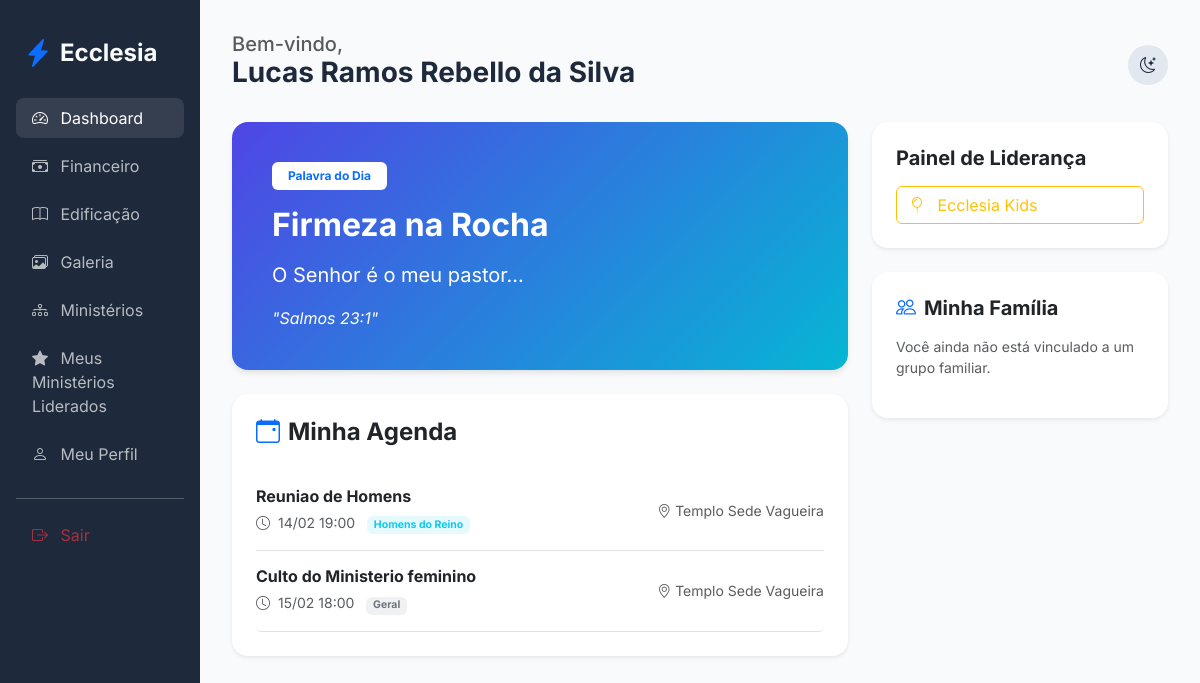
Screenshot of /members/dashboard (signed in) with the database file from the repository.
### app/core/models.py (models this page shows, shortened)
class User(db.Model, UserMixin):
    id = db.Column(db.Integer, primary_key=True)
    name = db.Column(db.String(100), nullable=False)
    email = db.Column(db.String(120), unique=True, nullable=False)
    password_hash = db.Column(db.String(128))
    birth_date = db.Column(db.Date)
    gender = db.Column(db.String(20))
    documents = db.Column(db.String(200)) # Flexível para diferentes países
    address = db.Column(db.Text)
    phone = db.Column(db.String(50))
    status = db.Column(db.String(20), default='pending') # pending, active, rejected
    is_ministry_leader = db.Column(db.Boolean, default=False)
    church_id = db.Column(db.Integer, db.ForeignKey('church.id'))
    family_id = db.Column(db.Integer, db.ForeignKey('family.id'), nullable=True)
    church_role_id = db.Column(db.Integer, db.ForeignKey('church_role.id'), nullable=True)
    ministries = db.relationship('Ministry', secondary=member_ministries, backref=db.backref('members', lazy='dynamic'))
    can_manage_ministries = db.Column(db.Boolean, default=False)
    can_manage_media = db.Column(db.Boolean, default=False)
    can_publish_devotionals = db.Column(db.Boolean, default=False)
    can_approve_members = db.Column(db.Boolean, default=False)
    can_manage_finance = db.Column(db.Boolean, default=False)
    can_manage_kids = db.Column(db.Boolean, default=False)
    can_manage_events = db.Column(db.Boolean, default=False)  # para eventos gerais

class Devotional(db.Model):
    id = db.Column(db.Integer, primary_key=True)
    title = db.Column(db.String(200))
    content = db.Column(db.Text, nullable=False)
    verse = db.Column(db.String(200))
    date = db.Column(db.Date, default=datetime.utcnow().date)

class Event(db.Model):
    id = db.Column(db.Integer, primary_key=True)
    title = db.Column(db.String(100), nullable=False)
    description = db.Column(db.Text)
    start_time = db.Column(db.DateTime, nullable=False)
    location = db.Column(db.String(200))
    ministry_id = db.Column(db.Integer, db.ForeignKey('ministry.id'), nullable=True) # Se nulo, é evento geral da igreja
    church_id = db.Column(db.Integer, db.ForeignKey('church.id'))
    recurrence = db.Column(db.String(20), default='none')  # 'none', 'weekly', 'monthly', 'quarterly'

class Ministry(db.Model):
    id = db.Column(db.Integer, primary_key=True)
    name = db.Column(db.String(100), nullable=False)
    description = db.Column(db.Text)
    church_id = db.Column(db.Integer, db.ForeignKey('church.id'))
    leader_id = db.Column(db.Integer, db.ForeignKey('user.id'), nullable=True)
    events = db.relationship('Event', backref='ministry', lazy=True)
    leader = db.relationship('User', foreign_keys=[leader_id])

### app/modules/members/routes.py (the view)
@members_bp.route('/dashboard')
@login_required
def dashboard():
    latest_devotional = Devotional.query.order_by(Devotional.date.desc()).first()
    recent_studies = Study.query.order_by(Study.created_at.desc()).limit(3).all()
    ministry_ids = [m.id for m in current_user.ministries]
    personal_agenda = Event.query.filter(
        (Event.church_id == current_user.church_id) &
        ((Event.ministry_id == None) | (Event.ministry_id.in_(ministry_ids)))
    ).order_by(Event.start_time.asc()).all()
    pending_members = []
    if can_manage_members():
        pending_members = User.query.filter_by(
            church_id=current_user.church_id, status='pending'
        ).all()
    return render_template(
        'members/dashboard.html',
        devotional=latest_devotional,
        studies=recent_studies,
        agenda=personal_agenda,
        pending_members=pending_members,
        datetime=datetime
    )

### app/modules/members/routes.py (called while the page is built)
def can_manage_members():
    return current_user.can_approve_members or (
        current_user.church_role and current_user.church_role.name in ['Administrador Global', 'Pastor Líder']
    )

### app/templates/members/dashboard.html (shortened to what this page needs)
{% extends "base.html" %}
{% block content %}
<div class="row g-4">
    <div class="col-lg-8">
        <div class="card devotional-card border-0 p-4 mb-4">
            <div class="card-body">
                <span class="badge bg-white text-primary px-3 py-2 mb-3">Palavra do Dia</span>
                {% if devotional and devotional.date == datetime.utcnow().date() %}
                    <h2 class="fw-bold mb-3">{{ devotional.title }}</h2>
                    <p class="fs-5 opacity-90">{{ devotional.content | safe }}</p>
                    {% if devotional.verse %}
                    <p class="fst-italic mt-3 mb-0">"{{ devotional.verse }}"</p>
                    {% endif %}
                {% endif %}
            </div>
        </div>
        <div class="card border-0 shadow-sm p-4">
            <h4 class="fw-bold mb-4"><i class="bi bi-calendar-event me-2 text-primary"></i>Minha Agenda</h4>
            <div class="list-group list-group-flush">
                {% for event in agenda %}
                <div class="list-group-item px-0 py-3 border-0 border-bottom">
                    <div class="d-flex justify-content-between align-items-center">
                        <div>
                            <h6 class="fw-bold mb-1">{{ event.title }}</h6>
                            <small class="text-muted">
                                <i class="bi bi-clock me-1"></i> {{ event.start_time.strftime('%d/%m %H:%M') }}
                                {% if event.ministry %}
                                <span class="badge bg-info bg-opacity-10 text-info ms-2">{{ event.ministry.name }}</span>
                                {% else %}
                                <span class="badge bg-secondary bg-opacity-10 text-secondary ms-2">Geral</span>
                                {% endif %}
                            </small>
                        </div>
                        <div class="text-end">
                            <small class="d-block text-muted"><i class="bi bi-geo-alt"></i> {{ event.location }}</small>
                        </div>
                    </div>
                </div>
                {% else %}
                <p class="text-muted">Nenhum evento agendado para você.</p>
                {% endfor %}
            </div>
        </div>
    </div>
    <div class="col-lg-4">
        <div class="card border-0 shadow-sm p-4 mb-4">
            <h5 class="fw-bold mb-3">Painel de Liderança</h5>
            <div class="d-grid gap-2">
                <a href="{{ url_for('edification.kids') }}" class="btn btn-outline-warning text-start">
                    <i class="bi bi-balloon me-2"></i> Ecclesia Kids
                </a>
            </div>
        </div>
        <div class="card border-0 shadow-sm p-4">
            <h5 class="fw-bold mb-3"><i class="bi bi-people me-2 text-primary"></i>Minha Família</h5>
            {% if current_user.family_group %}
                <p class="text-muted small mb-3">Grupo: <strong>{{ current_user.family_group.name }}</strong></p>
                <div class="list-group list-group-flush">
                    {% for member in current_user.family_group.users %}
                    <div class="list-group-item px-0 py-2 border-0 small">
                        <i class="bi bi-person-circle me-2"></i> {{ member.name }}
                        {% if member.id == current_user.id %}<span class="badge bg-light text-dark ms-1">Você</span>{% endif %}
                    </div>
                    {% endfor %}
                </div>
            {% else %}
                <p class="text-muted small">Você ainda não está vinculado a um grupo familiar.</p>
            {% endif %}
        </div>
    </div>
</div>
{% endblock %}

### app/templates/base.html (shortened to what this page needs)
<!DOCTYPE html>
<html lang="pt-BR">
<head>
    <link href="https://cdn.jsdelivr.net/npm/bootstrap@5.3.0/dist/css/bootstrap.min.css" rel="stylesheet">
    <link href="https://cdn.jsdelivr.net/npm/bootstrap-icons@1.10.0/font/bootstrap-icons.css" rel="stylesheet">
    <link rel="stylesheet" href="{{ url_for('static', filename='css/premium.css') }}">
</head>
<body>
    <div class="container-fluid">
        <div class="row">
            {% if current_user.is_authenticated %}
            <div class="col-md-3 col-lg-2 sidebar d-none d-md-block">
                <div class="d-flex align-items-center mb-4 px-2">
                    <i class="bi bi-lightning-charge-fill text-primary fs-3 me-2"></i>
                    <h4 class="mb-0 fw-bold">Ecclesia</h4>
                </div>
                <nav class="nav flex-column">
                    <a class="nav-link {{ 'active' if request.endpoint == 'members.dashboard' }}" href="{{ url_for('members.dashboard') }}">
                        <i class="bi bi-speedometer2 me-2"></i> Dashboard
                    </a>
                    <a class="nav-link {{ 'active' if 'finance' in request.endpoint }}" href="{{ url_for('finance.dashboard') }}">
                        <i class="bi bi-cash-stack me-2"></i> Financeiro
                    </a>
                    <a class="nav-link {{ 'active' if 'edification' in request.endpoint }}" href="{{ url_for('edification.studies') }}">
                        <i class="bi bi-book me-2"></i> Edificação
                    </a>
                    <a class="nav-link {{ 'active' if 'gallery' in request.endpoint }}" href="{{ url_for('edification.gallery') }}">
                        <i class="bi bi-images me-2"></i> Galeria
                    </a>
                    <a class="nav-link {{ 'active' if 'ministries' in request.endpoint }}" href="{{ url_for('members.list_ministries') }}">
                        <i class="bi bi-diagram-3 me-2"></i> Ministérios
                    </a>
                    {% if current_user.is_authenticated %}
                        {% set has_led_ministries = namespace(value=false) %}
                        {% for ministry in current_user.ministries %}
                            {% if ministry.leader_id == current_user.id %}
                                {% set has_led_ministries.value = true %}
                            {% endif %}
                        {% endfor %}
                        {% if has_led_ministries.value %}
                        <a class="nav-link {{ 'active' if 'my_led_ministries' in request.endpoint }}" href="{{ url_for('members.my_led_ministries') }}">
                            <i class="bi bi-star-fill me-2"></i> Meus Ministérios Liderados
                        </a>
                        {% endif %}
                    {% endif %}
                    <a class="nav-link" href="{{ url_for('members.profile') }}">
                        <i class="bi bi-person me-2"></i> Meu Perfil
                    </a>
                    <hr class="my-3 opacity-25">
                    <a class="nav-link text-danger" href="{{ url_for('auth.logout') }}">
                        <i class="bi bi-box-arrow-right me-2"></i> Sair
                    </a>
                </nav>
            </div>
            {% endif %}
            <div class="col-md-9 col-lg-10 main-content {{ 'mx-auto' if not current_user.is_authenticated }}">
                <header class="d-flex justify-content-between align-items-center mb-4">
                    <div>
                        {% if current_user.is_authenticated %}
                        <h5 class="text-muted mb-0">Bem-vindo,</h5>
                        <h3 class="fw-bold">{{ current_user.name }}</h3>
                        {% endif %}
                    </div>
                    <div class="d-flex align-items-center gap-3">
                        <div class="theme-toggle" onclick="toggleTheme()">
                            <i class="bi bi-moon-stars" id="theme-icon"></i>
                        </div>
                    </div>
                </header>
                {% block content %}{% endblock %}
            </div>
        </div>
    </div>
</body>
</html>

### app/static/css/premium.css (style rules this page uses)
:root { --primary: #4f46e5; --primary-hover: #4338ca; --secondary: #64748b; --success: #10b981; --danger: #ef4444; --warning: #f59e0b; --info: #06b6d4; --bg-main: #f8fafc; --bg-card: #ffffff; --text-main: #1e293b; --text-muted: #64748b; --border: #e2e8f0; --sidebar-bg: #1e293b; --sidebar-text: #f8fafc; --input-bg: #ffffff; }
body { font-family: 'Inter', sans-serif; background-color: var(--bg-main); color: var(--text-main); transition: all 0.3s ease; }
.sidebar { background-color: var(--sidebar-bg); color: var(--sidebar-text); min-height: 100vh; padding: 2rem 1rem; }
.nav-link { color: var(--sidebar-text); opacity: 0.7; transition: all 0.2s; border-radius: 0.5rem; margin-bottom: 0.5rem; }
.nav-link:hover, .nav-link.active { opacity: 1; background-color: rgba(255,255,255,0.1); color: white; }
.main-content { padding: 2rem; }
.card { background-color: var(--bg-card); border: 1px solid var(--border); border-radius: 1rem; box-shadow: 0 4px 6px -1px rgb(0 0 0 / 0.1); transition: transform 0.2s; }
.devotional-card { background: linear-gradient(135deg, var(--primary), var(--info)); color: white; }
.theme-toggle { cursor: pointer; padding: 0.5rem; border-radius: 50%; background: var(--border); display: flex; align-items: center; justify-content: center; width: 40px; height: 40px; }

### rows the page displays
User: name "Lucas Ramos Rebello da Silva"
Devotional: title "Firmeza na Rocha", content "O Senhor é o meu pastor...", verse "Salmos 23:1"
Event: title "Reuniao de Homens", start_time "14/02 19:00", ministry.name "Homens do Reino", location "Templo Sede Vagueira"
Event: title "Culto do Ministerio feminino", start_time "15/02 18:00", shows "Geral", location "Templo Sede Vagueira"
